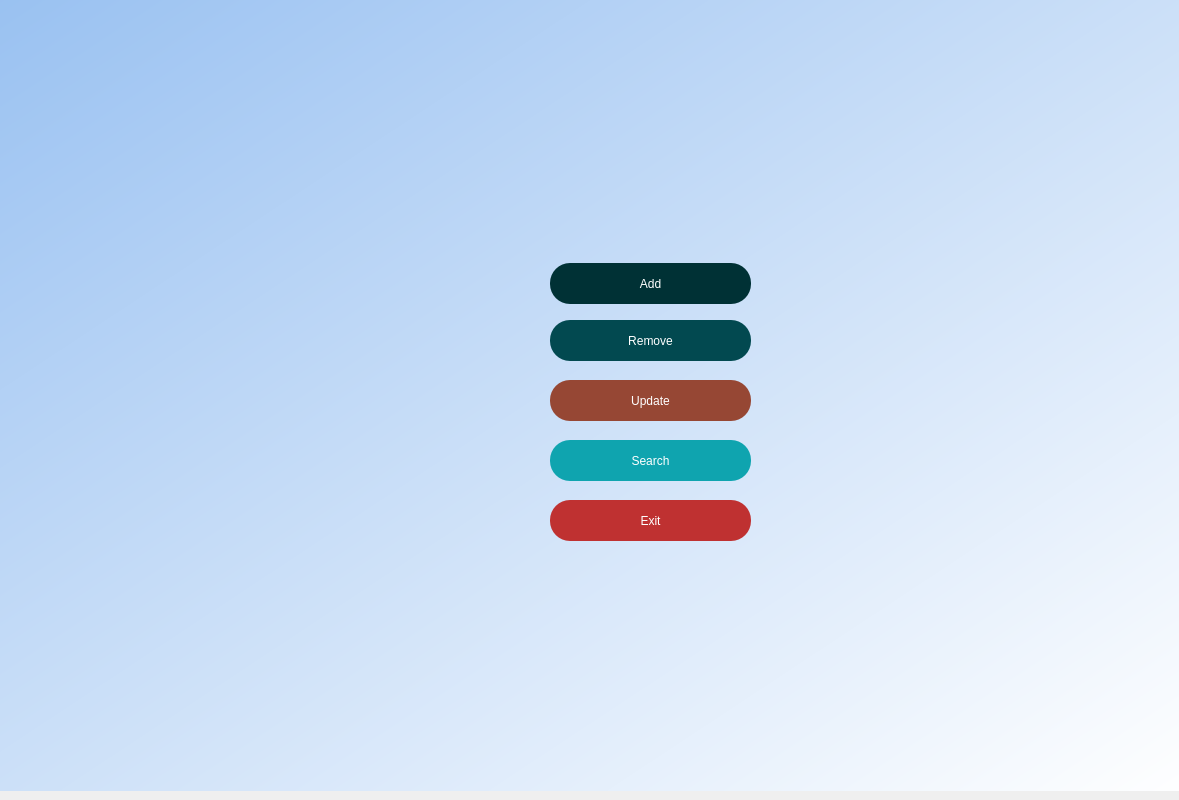
<?xml version="1.0" encoding="UTF-8"?>
<ui version="4.0">
 <class>Dialog</class>
 <widget class="QDialog" name="Dialog">
  <property name="geometry">
   <rect>
    <x>0</x>
    <y>0</y>
    <width>1179</width>
    <height>800</height>
   </rect>
  </property>
  <property name="windowTitle">
   <string>Dialog</string>
  </property>
  <widget class="QWidget" name="widget" native="true">
   <property name="geometry">
    <rect>
     <x>0</x>
     <y>-10</y>
     <width>1211</width>
     <height>801</height>
    </rect>
   </property>
   <property name="styleSheet">
    <string notr="true">QWidget#widget{
background-color:qlineargradient(spread:pad, x1:0, y1:0, x2:1, y2:1, stop:0 rgba(153, 193, 241, 255), stop:1 rgba(255, 255, 255, 255));}</string>
   </property>
   <widget class="QLabel" name="name_panel">
    <property name="geometry">
     <rect>
      <x>420</x>
      <y>20</y>
      <width>361</width>
      <height>91</height>
     </rect>
    </property>
    <property name="styleSheet">
     <string notr="true">font: 48pt &quot;DejaVu Serif&quot;;
color:rgb(237, 51, 59);</string>
    </property>
    <property name="text">
     <string/>
    </property>
   </widget>
   <widget class="QWidget" name="side_panel" native="true">
    <property name="geometry">
     <rect>
      <x>10</x>
      <y>200</y>
      <width>1151</width>
      <height>571</height>
     </rect>
    </property>
    <widget class="QPushButton" name="add">
     <property name="geometry">
      <rect>
       <x>540</x>
       <y>73</y>
       <width>201</width>
       <height>41</height>
      </rect>
     </property>
     <property name="styleSheet">
      <string notr="true">border-radius:20px;
background-color: #003135;
font: 20pt &quot;DejaVu Sans&quot;;
color: rgb(255, 255, 255);
</string>
     </property>
     <property name="text">
      <string>Add</string>
     </property>
    </widget>
    <widget class="QPushButton" name="remove">
     <property name="geometry">
      <rect>
       <x>540</x>
       <y>130</y>
       <width>201</width>
       <height>41</height>
      </rect>
     </property>
     <property name="styleSheet">
      <string notr="true">border-radius:20px;
background-color: #024950;
font: 20pt &quot;DejaVu Sans&quot;;
color: rgb(255, 255, 255);
</string>
     </property>
     <property name="text">
      <string>Remove</string>
     </property>
    </widget>
    <widget class="QPushButton" name="update_data">
     <property name="geometry">
      <rect>
       <x>540</x>
       <y>190</y>
       <width>201</width>
       <height>41</height>
      </rect>
     </property>
     <property name="styleSheet">
      <string notr="true">border-radius:20px;
background-color: #964734;
font: 20pt &quot;DejaVu Sans&quot;;
color: rgb(255, 255, 255);</string>
     </property>
     <property name="text">
      <string>Update</string>
     </property>
    </widget>
    <widget class="QPushButton" name="search">
     <property name="geometry">
      <rect>
       <x>540</x>
       <y>250</y>
       <width>201</width>
       <height>41</height>
      </rect>
     </property>
     <property name="styleSheet">
      <string notr="true">border-radius:20px;
background-color: #0FA4AF;
font: 20pt &quot;DejaVu Sans&quot;;
color: rgb(255, 255, 255);</string>
     </property>
     <property name="text">
      <string>Search</string>
     </property>
    </widget>
    <widget class="QPushButton" name="exit">
     <property name="geometry">
      <rect>
       <x>540</x>
       <y>310</y>
       <width>201</width>
       <height>41</height>
      </rect>
     </property>
     <property name="styleSheet">
      <string notr="true">border-radius:20px;
background-color: #BF3131;

font: 20pt &quot;DejaVu Sans&quot;;
color: rgb(255, 255, 255);</string>
     </property>
     <property name="text">
      <string>Exit</string>
     </property>
    </widget>
   </widget>
  </widget>
 </widget>
 <resources/>
 <connections/>
</ui>
